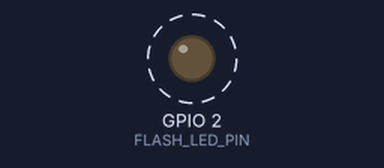
Bench run of a sketch on a simulated ESP32. On the bench: output pins drawn as LEDs (lit = HIGH). Dashed ring = blinking. WiFi joins after 1.5 s; servers stay silent unless stated; the camera gives no picture; what the sketch prints to the serial monitor is not drawn.

Above: at 2.4 s.
Timing chart, 0 to 4.9 s (numbered marks = the images above):
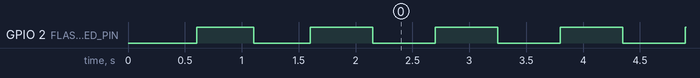

The sketch:

cam_2.ino
```cpp
#include "esp_camera.h"
#include <WiFi.h>
#include <WiFiUdp.h>
#include <HardwareSerial.h>

// =========================
// WiFi
// =========================
const char* WIFI_SSID = "ESP32_SCREEN_AP";
const char* WIFI_PASS = "12345678";

// =========================
// UDP vidéo
// =========================
WiFiUDP udpVideo;
IPAddress receiverIP;
const uint16_t VIDEO_PORT = 5000;

static const int CHUNK = 1400;
static uint16_t frame_id = 0;

// =========================
// UDP lidar distance
// =========================
WiFiUDP udpLidar;
const uint16_t LIDAR_PORT = 4444;

// =========================
// LED blanche (flash LED)
// GPIO2 = LED ON
// Pilotage PWM pour cette carte
// =========================
#define FLASH_LED_PIN      2

bool ledState = false;
uint32_t lastBlink = 0;
const uint32_t BLINK_PERIOD = 500; // ms

// =========================
// TF-Luna UART
// Recâblage recommandé :
// TF-Luna TX -> GPIO41 (RX ESP)
// TF-Luna RX -> GPIO42 (TX ESP)
// =========================
HardwareSerial LUNA(1);
#define LUNA_RX_PIN  41   // ESP RX  <- TF-Luna TX
#define LUNA_TX_PIN  42   // ESP TX  -> TF-Luna RX

volatile int g_distance_cm = -1;
static uint32_t lastLidarSendMs = 0;

// =========================
// PINS CAMERA
// =========================
#define CAM_PIN_SIOD   4
#define CAM_PIN_SIOC   5
#define CAM_PIN_VSYNC  6
#define CAM_PIN_HREF   7
#define CAM_PIN_PCLK   13
#define CAM_PIN_XCLK   15
#define CAM_PIN_Y2     11
#define CAM_PIN_Y3     9
#define CAM_PIN_Y4     8
#define CAM_PIN_Y5     10
#define CAM_PIN_Y6     12
#define CAM_PIN_Y7     18
#define CAM_PIN_Y8     17
#define CAM_PIN_Y9     16
#define CAM_PIN_PWDN   -1
#define CAM_PIN_RESET  -1

// =========================
// LED blink
// =========================
void initFlashLed() {
  ledcAttach(FLASH_LED_PIN, 5000, 8);
  ledcWrite(FLASH_LED_PIN, 0);
}


void blinkLed() {
  uint32_t now = millis();
  if (now - lastBlink >= BLINK_PERIOD) {
    lastBlink = now;
    ledState = !ledState;

    // Test 1 : active HIGH
    ledcWrite(FLASH_LED_PIN, ledState ? 255 : 0);

    // Si ça ne marche pas, essaie à la place :
    // ledcWrite(FLASH_LED_PIN, ledState ? 0 : 255);
  }
}

// =========================
// Camera init
// =========================
void camera_init() {
  camera_config_t c;
  c.ledc_channel = LEDC_CHANNEL_0;
  c.ledc_timer   = LEDC_TIMER_0;

  c.pin_d0 = CAM_PIN_Y2;
  c.pin_d1 = CAM_PIN_Y3;
  c.pin_d2 = CAM_PIN_Y4;
  c.pin_d3 = CAM_PIN_Y5;
  c.pin_d4 = CAM_PIN_Y6;
  c.pin_d5 = CAM_PIN_Y7;
  c.pin_d6 = CAM_PIN_Y8;
  c.pin_d7 = CAM_PIN_Y9;

  c.pin_xclk = CAM_PIN_XCLK;
  c.pin_pclk = CAM_PIN_PCLK;
  c.pin_vsync = CAM_PIN_VSYNC;
  c.pin_href  = CAM_PIN_HREF;
  c.pin_sccb_sda = CAM_PIN_SIOD;
  c.pin_sccb_scl = CAM_PIN_SIOC;

  c.pin_pwdn  = CAM_PIN_PWDN;
  c.pin_reset = CAM_PIN_RESET;

  c.xclk_freq_hz = 20000000;
  c.pixel_format = PIXFORMAT_RGB565;
  c.frame_size   = FRAMESIZE_QVGA;   // 320x240

  c.fb_count     = 2;
  c.fb_location  = CAMERA_FB_IN_PSRAM;
  c.grab_mode    = CAMERA_GRAB_LATEST;

  esp_err_t err = esp_camera_init(&c);
  if (err != ESP_OK) {
    Serial.printf("esp_camera_init failed: 0x%x\n", err);
    while (1) {
      blinkLed();
      delay(10);
    }
  }
}

// =========================
// TF-Luna parser
// =========================
void lunaTick() {
  static uint8_t buf[9];
  static int idx = 0;

  while (LUNA.available()) {
    uint8_t b = (uint8_t)LUNA.read();

    if (idx == 0 && b != 0x59) continue;
    buf[idx++] = b;

    if (idx == 2 && buf[1] != 0x59) {
      idx = 0;
      continue;
    }

    if (idx == 9) {
      uint16_t sum = 0;
      for (int i = 0; i < 8; i++) sum += buf[i];

      if ((sum & 0xFF) == buf[8]) {
        int dist = ((int)buf[3] << 8) | buf[2];
        if (dist > 0 && dist < 60000) g_distance_cm = dist;
        else g_distance_cm = -1;
      }
      idx = 0;
    }
  }
}

// =========================
// Envoi distance lidar
// =========================
void sendLidarUdp() {
  uint32_t now = millis();
  if (now - lastLidarSendMs < 100) return;
  lastLidarSendMs = now;

  if (WiFi.status() != WL_CONNECTED) return;

  char msg[16];
  int d = g_distance_cm;
  int n = snprintf(msg, sizeof(msg), "%d\n", d);

  udpLidar.beginPacket(receiverIP, LIDAR_PORT);
  udpLidar.write((uint8_t*)msg, n);
  udpLidar.endPacket();
}

// =========================
// Envoi frame vidéo
// =========================
static inline void send_frame(const uint8_t* buf, size_t len) {
  frame_id++;
  uint16_t total = (len + CHUNK - 1) / CHUNK;

  static uint8_t packet[8 + CHUNK];

  for (uint16_t cid = 0; cid < total; cid++) {
    size_t off = (size_t)cid * CHUNK;
    uint16_t plen = (uint16_t)min((size_t)CHUNK, len - off);

    packet[0] = frame_id & 0xFF;
    packet[1] = frame_id >> 8;
    packet[2] = cid & 0xFF;
    packet[3] = cid >> 8;
    packet[4] = total & 0xFF;
    packet[5] = total >> 8;
    packet[6] = plen & 0xFF;
    packet[7] = plen >> 8;

    memcpy(packet + 8, buf + off, plen);

    udpVideo.beginPacket(receiverIP, VIDEO_PORT);
    udpVideo.write(packet, 8 + plen);
    udpVideo.endPacket();
  }
}

// =========================
// Setup
// =========================
void setup() {
  Serial.begin(115200);
  delay(100);

  initFlashLed();
  lastBlink = millis();

  camera_init();

  // UART LiDAR
  // Si ton TF-Luna ne répond pas, essaie 9600 à la place
  LUNA.begin(115200, SERIAL_8N1, LUNA_RX_PIN, LUNA_TX_PIN);

  WiFi.mode(WIFI_STA);
  WiFi.setSleep(false);
  WiFi.begin(WIFI_SSID, WIFI_PASS);

  Serial.print("Connecting");
  while (WiFi.status() != WL_CONNECTED) {
    blinkLed();
    delay(100);
    Serial.print(".");
  }
  Serial.println();

  Serial.print("CAM IP: ");
  Serial.println(WiFi.localIP());

  receiverIP = WiFi.gatewayIP();
  Serial.print("Receiver IP (GW): ");
  Serial.println(receiverIP);

  udpVideo.begin(4000);
  udpLidar.begin(4445);
}

// =========================
// Loop
// =========================
void loop() {
  // LED blanche clignote tout le temps
  blinkLed();

  // Lidar
  lunaTick();
  sendLidarUdp();

  // Vidéo seulement si WiFi connecté
  if (WiFi.status() != WL_CONNECTED) {
    delay(5);
    return;
  }

  camera_fb_t* fb = esp_camera_fb_get();
  if (!fb) return;

  send_frame(fb->buf, fb->len);
  esp_camera_fb_return(fb);
}
```

Measured:
- by itself, GPIO 2 (FLASH_LED_PIN): alternates HIGH for 0.55 s and LOW for 0.55 s
